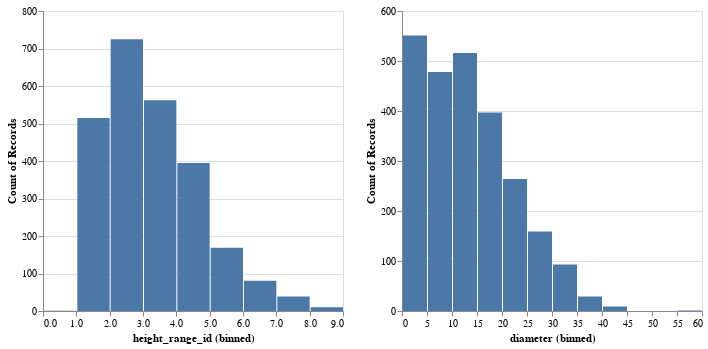

Notebook code cell kept with this figure:
### Markdown cell above
#### Question 2: How does the tree diameter varies across different neighbourhoods?

Let's firt look at distribution of the data within the `diameter` and `height_range_id` columm.

### Code cell
alt.Chart(filtered_trees_df).mark_bar().encode(
    alt.X(alt.repeat(), type = 'quantitative', bin = alt.Bin(maxbins = 15)), 
    alt.Y('count()')
).repeat(['height_range_id', 'diameter'], columns = 2)

### Figure 1 — Vega-Lite specification as saved in the notebook (floating-point values rounded to 4 significant figures; data arrays with more than 128 entries replaced by an {"elided": "..."} marker saying what was removed)
{"config": {"view": {"continuousWidth": 300, "continuousHeight": 300}}, "repeat": ["height_range_id", "diameter"], "spec": {"data": {"name": "data-9eff53f91093f3b719bc3635419a336b"}, "mark": {"type": "bar"}, "encoding": {"x": {"bin": {"maxbins": 15}, "field": {"repeat": "repeat"}, "type": "quantitative"}, "y": {"aggregate": "count", "type": "quantitative"}}}, "columns": 2, "$schema": "https://vega.github.io/schema/vega-lite/v5.20.1.json", "datasets": {"data-9eff53f91093f3b719bc3635419a336b": {"elided": "2497 records"}}}
